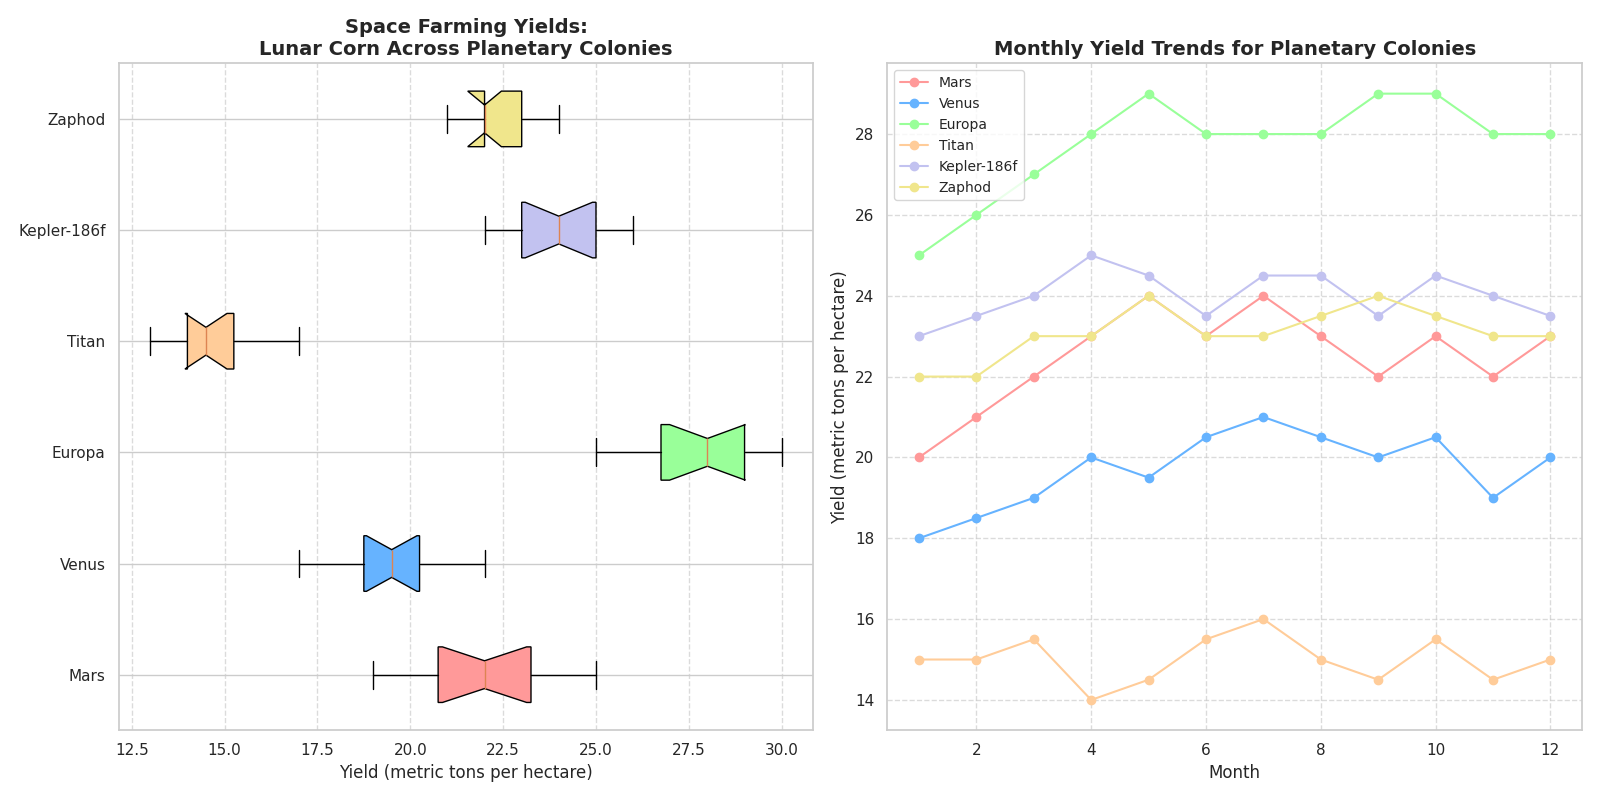

Generate this figure with Python:
import matplotlib.pyplot as plt
import numpy as np

# Updated yields data with an additional colony
mars_yields = [20, 23, 21, 19, 25, 22, 24, 23, 20, 22, 21, 24]
venus_yields = [18, 19, 17, 20, 19, 21, 22, 20, 19, 21, 18, 20]
europa_yields = [25, 28, 26, 30, 29, 27, 26, 28, 30, 27, 28, 29]
titan_yields = [15, 14, 16, 13, 14, 15, 17, 13, 14, 16, 15, 14]
kepler_yields = [23, 24, 25, 26, 23, 22, 24, 25, 23, 25, 24, 23]
zaphod_yields = [22, 21, 23, 22, 24, 22, 21, 23, 24, 23, 22, 22]

months = np.arange(1, 13)
mars_trend = np.array([20, 21, 22, 23, 24, 23, 24, 23, 22, 23, 22, 23])
venus_trend = np.array([18, 18.5, 19, 20, 19.5, 20.5, 21, 20.5, 20, 20.5, 19, 20])
europa_trend = np.array([25, 26, 27, 28, 29, 28, 28, 28, 29, 29, 28, 28])
titan_trend = np.array([15, 15, 15.5, 14, 14.5, 15.5, 16, 15, 14.5, 15.5, 14.5, 15])
kepler_trend = np.array([23, 23.5, 24, 25, 24.5, 23.5, 24.5, 24.5, 23.5, 24.5, 24, 23.5])
zaphod_trend = np.array([22, 22, 23, 23, 24, 23, 23, 23.5, 24, 23.5, 23, 23])

fig, axes = plt.subplots(1, 2, figsize=(16, 8))

# Updated box plot with new data
all_yields = [mars_yields, venus_yields, europa_yields, titan_yields, kepler_yields, zaphod_yields]
colony_names = ['Mars', 'Venus', 'Europa', 'Titan', 'Kepler-186f', 'Zaphod']
box = axes[0].boxplot(all_yields, vert=False, patch_artist=True, labels=colony_names, notch=True, whis=1.5)
colors = ['#FF9999', '#66B3FF', '#99FF99', '#FFCC99', '#C2C2F0', '#F0E68C']
for patch, color in zip(box['boxes'], colors):
    patch.set_facecolor(color)
axes[0].set_title("Space Farming Yields:\nLunar Corn Across Planetary Colonies", fontsize=14, fontweight='bold')
axes[0].set_xlabel("Yield (metric tons per hectare)")
axes[0].grid(axis='x', linestyle='--', alpha=0.7)

# Updated line plot with new data
axes[1].plot(months, mars_trend, label='Mars', color='#FF9999', marker='o')
axes[1].plot(months, venus_trend, label='Venus', color='#66B3FF', marker='o')
axes[1].plot(months, europa_trend, label='Europa', color='#99FF99', marker='o')
axes[1].plot(months, titan_trend, label='Titan', color='#FFCC99', marker='o')
axes[1].plot(months, kepler_trend, label='Kepler-186f', color='#C2C2F0', marker='o')
axes[1].plot(months, zaphod_trend, label='Zaphod', color='#F0E68C', marker='o')
axes[1].set_title("Monthly Yield Trends for Planetary Colonies", fontsize=14, fontweight='bold')
axes[1].set_xlabel("Month")
axes[1].set_ylabel("Yield (metric tons per hectare)")
axes[1].legend(loc='upper left', fontsize=10)
axes[1].grid(True, linestyle='--', alpha=0.7)

plt.tight_layout()
plt.show()
